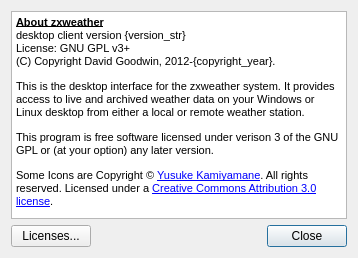
<?xml version="1.0" encoding="UTF-8"?>
<ui version="4.0">
 <class>AboutDialog</class>
 <widget class="QDialog" name="AboutDialog">
  <property name="geometry">
   <rect>
    <x>0</x>
    <y>0</y>
    <width>358</width>
    <height>258</height>
   </rect>
  </property>
  <property name="windowTitle">
   <string>About zxweather</string>
  </property>
  <property name="windowIcon">
   <iconset resource="resources.qrc">
    <normaloff>:/icons/about</normaloff>:/icons/about</iconset>
  </property>
  <layout class="QGridLayout" name="gridLayout">
   <item row="1" column="1">
    <widget class="QDialogButtonBox" name="buttonBox">
     <property name="orientation">
      <enum>Qt::Horizontal</enum>
     </property>
     <property name="standardButtons">
      <set>QDialogButtonBox::Close</set>
     </property>
    </widget>
   </item>
   <item row="1" column="0">
    <widget class="QPushButton" name="pbLicenses">
     <property name="text">
      <string>Licenses...</string>
     </property>
    </widget>
   </item>
   <item row="0" column="0" colspan="2">
    <widget class="QTextBrowser" name="textBrowser">
     <property name="html">
      <string>&lt;!DOCTYPE HTML PUBLIC &quot;-//W3C//DTD HTML 4.0//EN&quot; &quot;http://www.w3.org/TR/REC-html40/strict.dtd&quot;&gt;
&lt;html&gt;&lt;head&gt;&lt;meta name=&quot;qrichtext&quot; content=&quot;1&quot; /&gt;&lt;style type=&quot;text/css&quot;&gt;
p, li { white-space: pre-wrap; }
&lt;/style&gt;&lt;/head&gt;&lt;body style=&quot; font-family:'MS Shell Dlg 2'; font-size:8.25pt; font-weight:400; font-style:normal;&quot;&gt;
&lt;p style=&quot; margin-top:12px; margin-bottom:12px; margin-left:0px; margin-right:0px; -qt-block-indent:0; text-indent:0px;&quot;&gt;&lt;span style=&quot; font-size:8pt; font-weight:600; text-decoration: underline;&quot;&gt;About zxweather&lt;/span&gt;&lt;span style=&quot; font-size:8pt;&quot;&gt;&lt;br /&gt;desktop client version {version_str}&lt;br /&gt;License: GNU GPL v3+&lt;br /&gt;(C) Copyright David Goodwin, 2012-{copyright_year}.&lt;/span&gt;&lt;/p&gt;
&lt;p style=&quot; margin-top:12px; margin-bottom:12px; margin-left:0px; margin-right:0px; -qt-block-indent:0; text-indent:0px;&quot;&gt;&lt;span style=&quot; font-size:8pt;&quot;&gt;This is the desktop interface for the zxweather system. It provides access to live and archived weather data on your Windows or Linux desktop from either a local or remote weather station.&lt;/span&gt;&lt;/p&gt;
&lt;p style=&quot; margin-top:12px; margin-bottom:12px; margin-left:0px; margin-right:0px; -qt-block-indent:0; text-indent:0px;&quot;&gt;&lt;span style=&quot; font-size:8pt;&quot;&gt;This program is free software licensed under verison 3 of the GNU GPL or (at your option) any later version.&lt;/span&gt;&lt;/p&gt;
&lt;p style=&quot; margin-top:12px; margin-bottom:12px; margin-left:0px; margin-right:0px; -qt-block-indent:0; text-indent:0px;&quot;&gt;&lt;span style=&quot; font-size:8pt;&quot;&gt;Some Icons are Copyright © &lt;/span&gt;&lt;a href=&quot;http://p.yusukekamiyamane.com/&quot;&gt;&lt;span style=&quot; font-size:8pt; text-decoration: underline; color:#0000ff;&quot;&gt;Yusuke Kamiyamane&lt;/span&gt;&lt;/a&gt;&lt;span style=&quot; font-size:8pt;&quot;&gt;. All rights reserved. Licensed under a &lt;/span&gt;&lt;a href=&quot;http://creativecommons.org/licenses/by/3.0/&quot;&gt;&lt;span style=&quot; font-size:8pt; text-decoration: underline; color:#0000ff;&quot;&gt;Creative Commons Attribution 3.0 license&lt;/span&gt;&lt;/a&gt;&lt;span style=&quot; font-size:8pt;&quot;&gt;.&lt;/span&gt;&lt;/p&gt;&lt;/body&gt;&lt;/html&gt;</string>
     </property>
     <property name="openExternalLinks">
      <bool>true</bool>
     </property>
     <property name="openLinks">
      <bool>true</bool>
     </property>
    </widget>
   </item>
  </layout>
 </widget>
 <resources>
  <include location="resources.qrc"/>
 </resources>
 <connections>
  <connection>
   <sender>buttonBox</sender>
   <signal>accepted()</signal>
   <receiver>AboutDialog</receiver>
   <slot>accept()</slot>
   <hints>
    <hint type="sourcelabel">
     <x>248</x>
     <y>254</y>
    </hint>
    <hint type="destinationlabel">
     <x>157</x>
     <y>274</y>
    </hint>
   </hints>
  </connection>
  <connection>
   <sender>buttonBox</sender>
   <signal>rejected()</signal>
   <receiver>AboutDialog</receiver>
   <slot>reject()</slot>
   <hints>
    <hint type="sourcelabel">
     <x>316</x>
     <y>260</y>
    </hint>
    <hint type="destinationlabel">
     <x>286</x>
     <y>274</y>
    </hint>
   </hints>
  </connection>
 </connections>
</ui>
